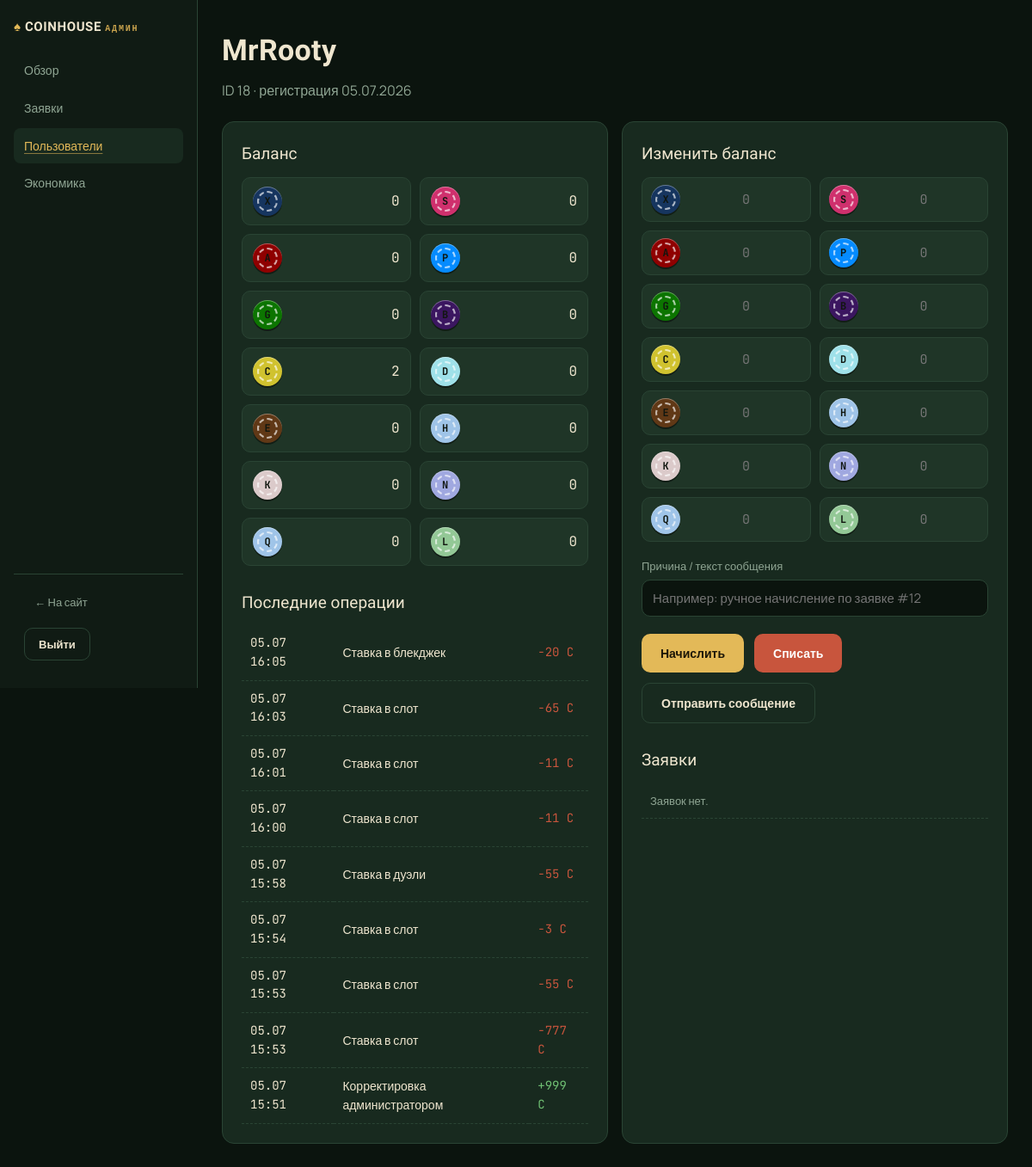
/panel/users/18/ (signed in), run on the app's committed database.
### core/models.py (models this page shows, shortened)
class Balance(models.Model):
    user = models.ForeignKey(settings.AUTH_USER_MODEL, on_delete=models.CASCADE, related_name="balances")
    coin = models.ForeignKey(CoinType, on_delete=models.CASCADE)
    amount = models.PositiveIntegerField(default=0)
    class Meta:
        unique_together = ("user", "coin")
        ordering = ["coin__order"]

class CoinType(models.Model):
    code = models.CharField(max_length=2, unique=True)
    name = models.CharField(max_length=40, blank=True)
    order = models.PositiveSmallIntegerField(default=0)
    class Meta:
        ordering = ["order"]

class Transaction(models.Model):
    user = models.ForeignKey(settings.AUTH_USER_MODEL, on_delete=models.CASCADE, related_name="transactions")
    coin = models.ForeignKey(CoinType, on_delete=models.CASCADE)
    delta = models.IntegerField()
    reason = models.CharField(max_length=120)
    created_at = models.DateTimeField(auto_now_add=True)
    class Meta:
        ordering = ["-created_at"]

### core/views.py (the view, shortened to what this page needs)
# urls.py: path("panel/users/<int:pk>/", views.panel_user_detail, name="panel_user_detail"),
@staff_required
def panel_user_detail(request, pk):
    target = get_object_or_404(User, pk=pk)
    balances = get_balances(target)
    txs = target.transactions.select_related("coin")[:30]
    reqs = target.coin_requests.all()[:10]
    return render(request, "panel/user_detail.html", {
        "target": target, "balances": balances, "transactions": txs, "reqs": reqs,
    })

### core/context_processors.py (called while the page is built)
def unread_messages(request):
    if request.user.is_authenticated:
        return {"unread_count": request.user.site_messages.filter(is_read=False).count()}
    return {"unread_count": 0}

def panel_pending(request):
    if request.user.is_authenticated and request.user.is_staff:
        from .models import CoinRequest
        return {"panel_pending": CoinRequest.objects.filter(status__in=["pending", "awaiting"]).count()}
    return {"panel_pending": 0}

### core/models.py (called while the page is built)
def get_balances(user):
    coins = list(CoinType.objects.all())
    existing = {b.coin_id: b for b in user.balances.select_related("coin")}
    missing = [Balance(user=user, coin=c) for c in coins if c.id not in existing]
    if missing:
        Balance.objects.bulk_create(missing, ignore_conflicts=True)
        existing = {b.coin_id: b for b in user.balances.select_related("coin")}
    return [existing[c.id] for c in coins if c.id in existing]

### core/views.py (called while the page is built)
def staff_required(view):
    return user_passes_test(lambda u: u.is_staff, login_url="login")(view)

### templates/panel/user_detail.html (shortened to what this page needs)
{% extends 'panel/base.html' %}
{% block content %}
<h1>{{ target.username }}</h1>
<p class="sub">ID {{ target.id }} · регистрация {{ target.date_joined|date:"d.m.Y" }}</p>
<div class="grid cols-2">
  <div class="card">
    <h2 style="margin-top:0">Баланс</h2>
    <div class="balance-grid">
      {% for b in balances %}
        <div class="balance-cell"><span class="chip sm" data-c="{{ b.coin.code }}">{{ b.coin.code }}</span><span class="amt">{{ b.amount }}</span></div>
      {% endfor %}
    </div>
    <h2>Последние операции</h2>
    <table>
      {% for t in transactions %}
      <tr>
        <td class="mono">{{ t.created_at|date:"d.m H:i" }}</td>
        <td>{{ t.reason|truncatechars:34 }}</td>
        <td class="mono" style="color:{% if t.delta > 0 %}var(--green){% else %}var(--red){% endif %}">{% if t.delta > 0 %}+{% endif %}{{ t.delta }} {{ t.coin.code }}</td>
      </tr>
      {% empty %}<tr><td class="helper">Операций нет.</td></tr>{% endfor %}
    </table>
  </div>
  <div class="card">
    <h2 style="margin-top:0">Изменить баланс</h2>
    <form method="post">{% csrf_token %}
      <div class="coin-input-grid">
        {% for b in balances %}
          <div class="coin-input"><span class="chip sm" data-c="{{ b.coin.code }}">{{ b.coin.code }}</span><input type="number" min="0" step="1" name="adj_{{ b.coin.code }}" placeholder="0"></div>
        {% endfor %}
      </div>
      <div class="field"><label>Причина / текст сообщения</label><input type="text" name="note" maxlength="120" placeholder="Например: ручное начисление по заявке #12"></div>
      <div class="bj-actions">
        <button class="btn" name="action" value="credit">Начислить</button>
        <button class="btn danger" name="action" value="debit">Списать</button>
        <button class="btn ghost" name="action" value="message">Отправить сообщение</button>
      </div>
    </form>
    <h2>Заявки</h2>
    <table>
      {% for r in reqs %}
      <tr>
        <td class="mono">#{{ r.id }}</td>
        <td>{{ r.get_kind_display }}</td>
        <td class="mono">{{ r.items_display|truncatechars:24 }}</td>
        <td><span class="status {{ r.status }}">{{ r.get_status_display }}</span></td>
        <td><a href="{% url 'panel_request_detail' r.id %}">→</a></td>
      </tr>
      {% empty %}<tr><td class="helper">Заявок нет.</td></tr>{% endfor %}
    </table>
  </div>
</div>
{% endblock %}

### static/css/style.css (style rules this page uses)
:root { --bg:#101b14; --bg2:#0b140e; --surface:#182a1f; --surface2:#1f3527; --line:#2a4434; --gold:#e3b958; --gold-soft:#caa44e; --cream:#efe6cf; --muted:#8fa593; --red:#c8553d; --green:#6fbf73; --radius:14px; --font-display:'Unbounded',sans-serif; --font-body:'Manrope',sans-serif; --font-mono:'JetBrains Mono',monospace; }
* { box-sizing:border-box;margin:0;padding:0 }
html { scroll-behavior:smooth }
body { font-family:var(--font-body);color:var(--cream); background: radial-gradient(1100px 500px at 70% -10%, rgba(227,185,88,.07), transparent 60%), radial-gradient(900px 600px at 0% 100%, rgba(111,191,115,.05), transparent 60%), var(--bg); min-height:100vh;line-height:1.55; }
h1 { font-family:var(--font-display);font-weight:600;font-size:clamp(24px,4vw,34px);letter-spacing:.01em;margin-bottom:8px }
h2 { font-family:var(--font-display);font-weight:500;font-size:19px;margin:28px 0 12px }
.sub { color:var(--muted);max-width:60ch;margin-bottom:24px }
.card { background:var(--surface);border:1px solid var(--line);border-radius:var(--radius);padding:22px }
.grid { display:grid;gap:16px }
.grid.cols-2 { grid-template-columns:repeat(auto-fit,minmax(280px,1fr)) }
.chip { display:inline-flex;align-items:center;justify-content:center; width:46px;height:46px;border-radius:50%; font-family:var(--font-mono);font-weight:700;font-size:15px; position:relative;color:#10160f; box-shadow:0 2px 0 rgba(0,0,0,.45), inset 0 1px 0 rgba(255,255,255,.35); background:var(--c,#cfcfcf); flex:0 0 auto; }
.chip::after { content:"";position:absolute;inset:5px;border-radius:50%; border:2px dashed rgba(255,255,255,.65); }
.chip.sm { width:34px;height:34px;font-size:12px }
.chip[data-c="X"] { --c:#16355F }
.chip[data-c="S"] { --c:#CF306D }
.chip[data-c="A"] { --c:#8F0000 }
.chip[data-c="P"] { --c:#058BFF }
.chip[data-c="G"] { --c:#0C7500 }
.chip[data-c="B"] { --c:#3B1660 }
.chip[data-c="C"] { --c:#D0C22F }
.chip[data-c="D"] { --c:#9FE1E9 }
.chip[data-c="E"] { --c:#603816 }
.chip[data-c="H"] { --c:#9fc4e8 }
.chip[data-c="K"] { --c:#DBCACA }
.chip[data-c="N"] { --c:#a0a8e0 }
.chip[data-c="Q"] { --c:#9fc4e8 }
.chip[data-c="L"] { --c:#93C896 }
.balance-grid { display:grid;grid-template-columns:repeat(auto-fill,minmax(150px,1fr));gap:10px }
.balance-cell { display:flex;align-items:center;gap:10px;background:var(--surface2);border:1px solid var(--line);border-radius:10px;padding:10px 12px }
.balance-cell .amt { margin-left:auto;font-family:var(--font-mono);font-size:16px }
label { display:block;font-size:13px;color:var(--muted);margin-bottom:6px }
input[type=text],input[type=password],input[type=number],textarea,select { width:100%;background:var(--bg2);border:1px solid var(--line);color:var(--cream); border-radius:10px;padding:10px 12px;font-family:var(--font-body);font-size:15px; }
input[type=number] { font-family:var(--font-mono) }
.field { margin-bottom:16px }
.coin-input { display:flex;align-items:center;gap:10px;background:var(--surface2);border:1px solid var(--line);border-radius:10px;padding:8px 10px }
.coin-input input { width:90px;border:none;background:transparent;padding:6px 4px;text-align:right }
.coin-input-grid { display:grid;grid-template-columns:repeat(auto-fill,minmax(170px,1fr));gap:10px;margin:12px 0 18px }
.helper { font-size:13px;color:var(--muted) }
.btn { display:inline-block;border:none;cursor:pointer;font-family:var(--font-body);font-weight:700; font-size:14px;border-radius:10px;padding:11px 20px;transition:transform .06s ease, filter .15s; background:var(--gold);color:#1c1607; }
.btn.ghost { background:transparent;border:1px solid var(--line);color:var(--cream) }
.btn.danger { background:var(--red);color:#fff }
table { width:100%;border-collapse:collapse;font-size:14px }
td { padding:10px;border-bottom:1px dashed var(--line);vertical-align:middle }
.mono { font-family:var(--font-mono) }
.bj-actions { display:flex;gap:12px;margin-top:20px;flex-wrap:wrap }
.panel-body { background:var(--bg2) }
@media (hover:none) { .btn { padding:13px 22px } }

### data on the page
Balance: coin.code "X", amount "0"
Balance: coin.code "S", amount "0"
Balance: coin.code "A", amount "0"
Balance: coin.code "P", amount "0"
Balance: coin.code "G", amount "0"
Balance: coin.code "B", amount "0"
Balance: coin.code "C", amount "2"
Balance: coin.code "D", amount "0"
Balance: coin.code "E", amount "0"
Balance: coin.code "H", amount "0"
Balance: coin.code "K", amount "0"
Balance: coin.code "N", amount "0"
Balance: coin.code "Q", amount "0"
Balance: coin.code "L", amount "0"
Transaction: created_at "05.07 16:05", reason "Ставка в блекджек", delta "-20", coin.code "C"
Transaction: created_at "05.07 16:03", reason "Ставка в слот", delta "-65", coin.code "C"
Transaction: created_at "05.07 16:01", reason "Ставка в слот", delta "-11", coin.code "C"
Transaction: created_at "05.07 16:00", reason "Ставка в слот", delta "-11", coin.code "C"
Transaction: created_at "05.07 15:58", reason "Ставка в дуэли", delta "-55", coin.code "C"
Transaction: created_at "05.07 15:54", reason "Ставка в слот", delta "-3", coin.code "C"
Transaction: created_at "05.07 15:53", reason "Ставка в слот", delta "-55", coin.code "C"
Transaction: created_at "05.07 15:53", reason "Ставка в слот", delta "-777", coin.code "C"
Transaction: created_at "05.07 15:51", reason "Корректировка администратором", delta "999", coin.code "C"

### other printed values
{{ target.username }} "MrRooty"
{{ target.id }} "18"
{{ target.date_joined|date:"d.m.Y" }} "05.07.2026"
